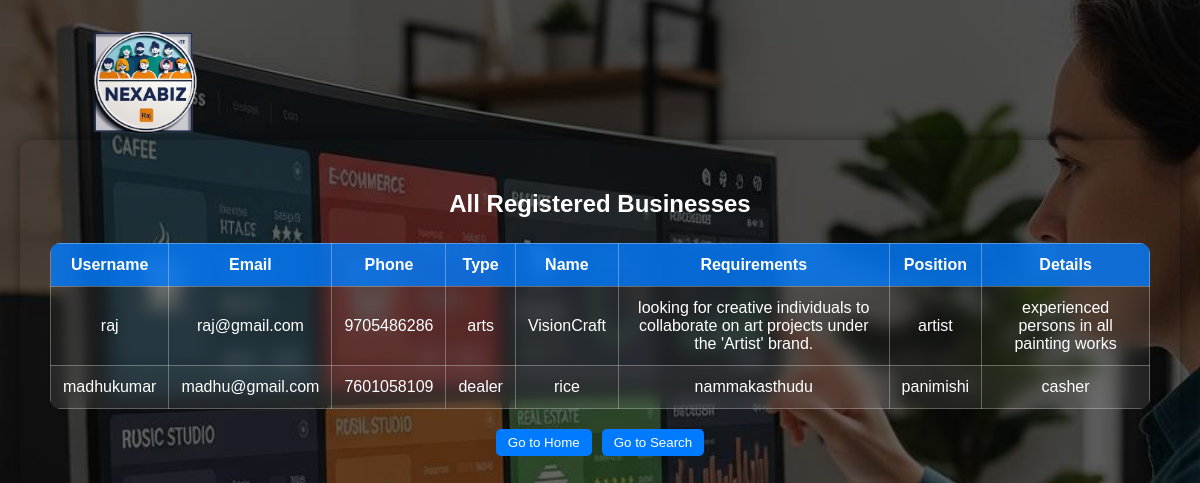
/all-businesses, run on an earlier commit of the app's database.
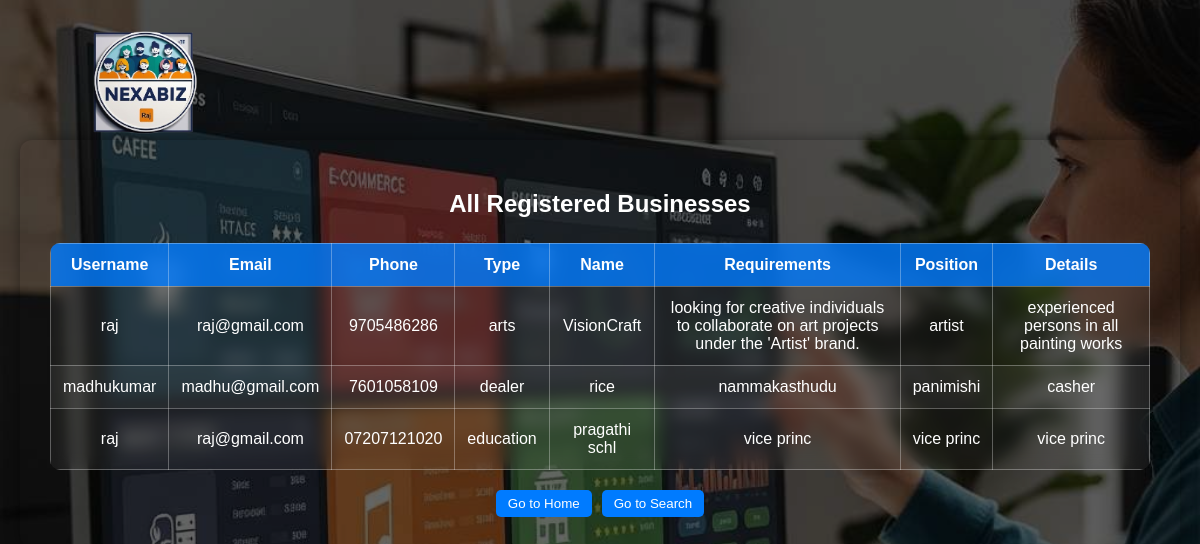
And on a later commit of the database.
### tables this page shows
CREATE TABLE businesses (
                id INTEGER PRIMARY KEY AUTOINCREMENT,
                username TEXT,
                email TEXT,
                phone_number TEXT,
                business_type TEXT,
                business_name TEXT,
                requirements TEXT,
                position TEXT,
                details TEXT
            );

### app.py (the view)
@app.route('/all-businesses')
def show_all_businesses():
    conn = sqlite3.connect('database.db')
    conn.row_factory = sqlite3.Row
    c = conn.cursor()
    c.execute('SELECT * FROM businesses')
    rows = c.fetchall()
    conn.close()
    businesses = [dict(row) for row in rows]
    return render_template('my_businesses.html', businesses=businesses, is_admin=session.get('is_admin', False))

### templates/my_businesses.html (shortened to what this page needs)
<!DOCTYPE html>
<html>
<head>
    <link rel="stylesheet" href="{{ url_for('static', filename='style.css') }}">
</head>
<body>
<div class="logo">
    <a href="{{ url_for('home') }}">
        <img src="{{ url_for('static', filename='logo.png') }}" alt="NexaBiz Logo">
    </a>
</div>
<div class="overlay">
    <div class="container">
        <h2>All Registered Businesses</h2>
        <table>
            <thead>
                <tr>
                    <th>Username</th>
                    <th>Email</th>
                    <th>Phone</th>
                    <th>Type</th>
                    <th>Name</th>
                    <th>Requirements</th>
                    <th>Position</th>
                    <th>Details</th>
                </tr>
            </thead>
            <tbody>
                {% for b in businesses %}
                <tr>
                    <td>{{ b.username }}</td>
                    <td>{{ b.email }}</td>
                    <td>{{ b.phone_number }}</td>
                    <td>{{ b.business_type }}</td>
                    <td>{{ b.business_name }}</td>
                    <td>{{ b.requirements }}</td>
                    <td>{{ b.position }}</td>
                    <td>{{ b.details }}</td>
                </tr>
                {% endfor %}
            </tbody>
        </table>
        <div class="actions">
            <a href="{{ url_for('home') }}"><button>Go to Home</button></a>
            <a href="{{ url_for('search') }}"><button>Go to Search</button></a>
        </div>
    </div>
</div>
</body>
</html>

### static/style.css (style rules this page uses)
body { font-family: Arial, sans-serif; margin: 0; padding: 0; background-size: cover; background-repeat: no-repeat; background-position: center; min-height: 100vh; color: #fff; }
.container { max-width: 600px; margin: auto; background-color: rgba(0, 0, 0, 0.65); padding: 30px; border-radius: 12px; margin-top: 100px; box-shadow: 0 0 15px rgba(0, 0, 0, 0.4); }
.logo { position: absolute; top: 20px; left: 20px; }
.logo img { width: 120px; height: auto; }
button { padding: 10px 20px; background-color: #28a745; color: white; border: none; border-radius: 6px; cursor: pointer; }

What changed in the data, as far as the page shows it:
added businesses: username "raj", email "raj@gmail.com", phone_number "07207121020", business_type "education", business_name "pragathi schl", requirements "vice princ", position "vice princ", details "vice princ"
